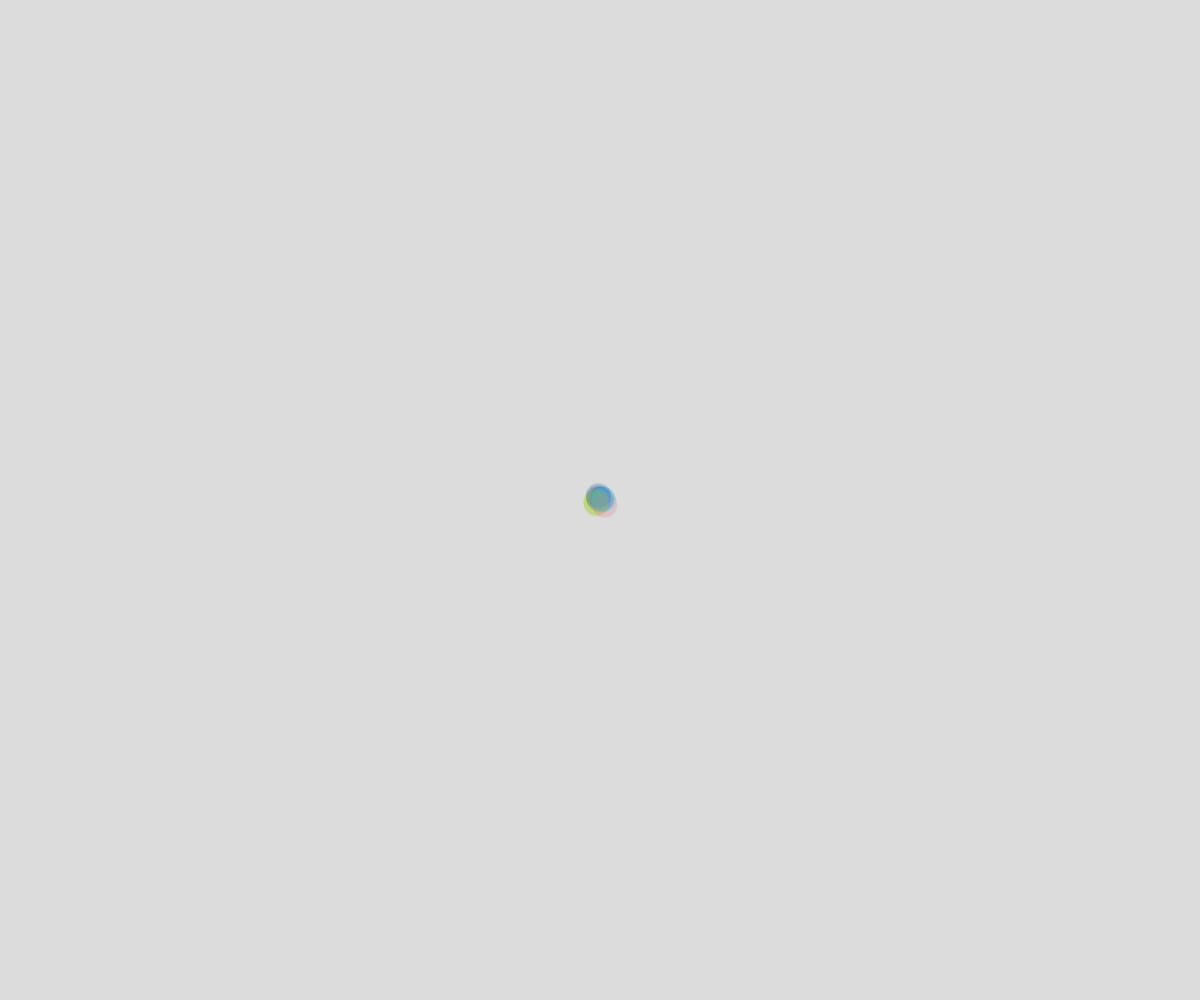
Frame 1 (no input)
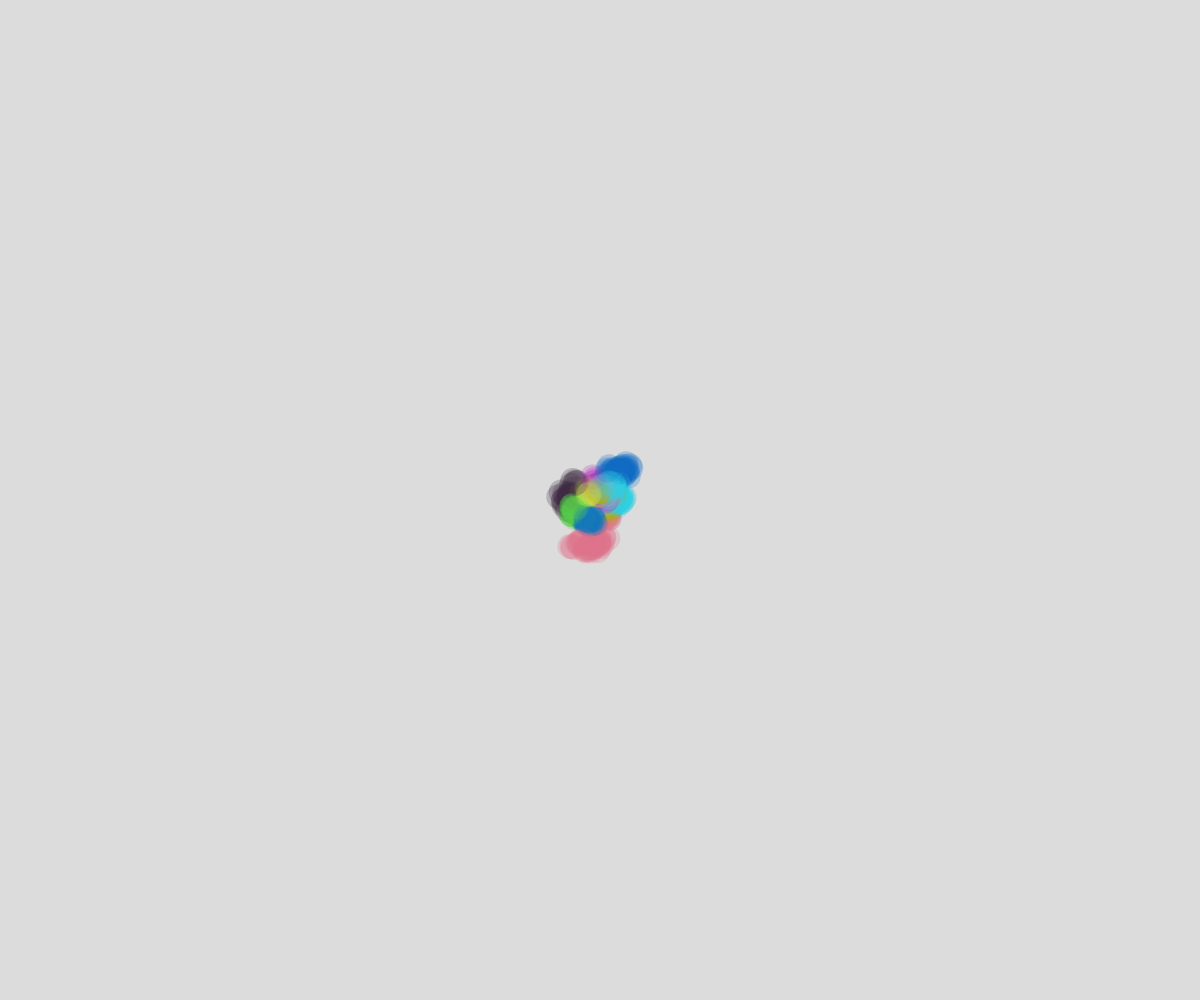
Frame 60 (no input)
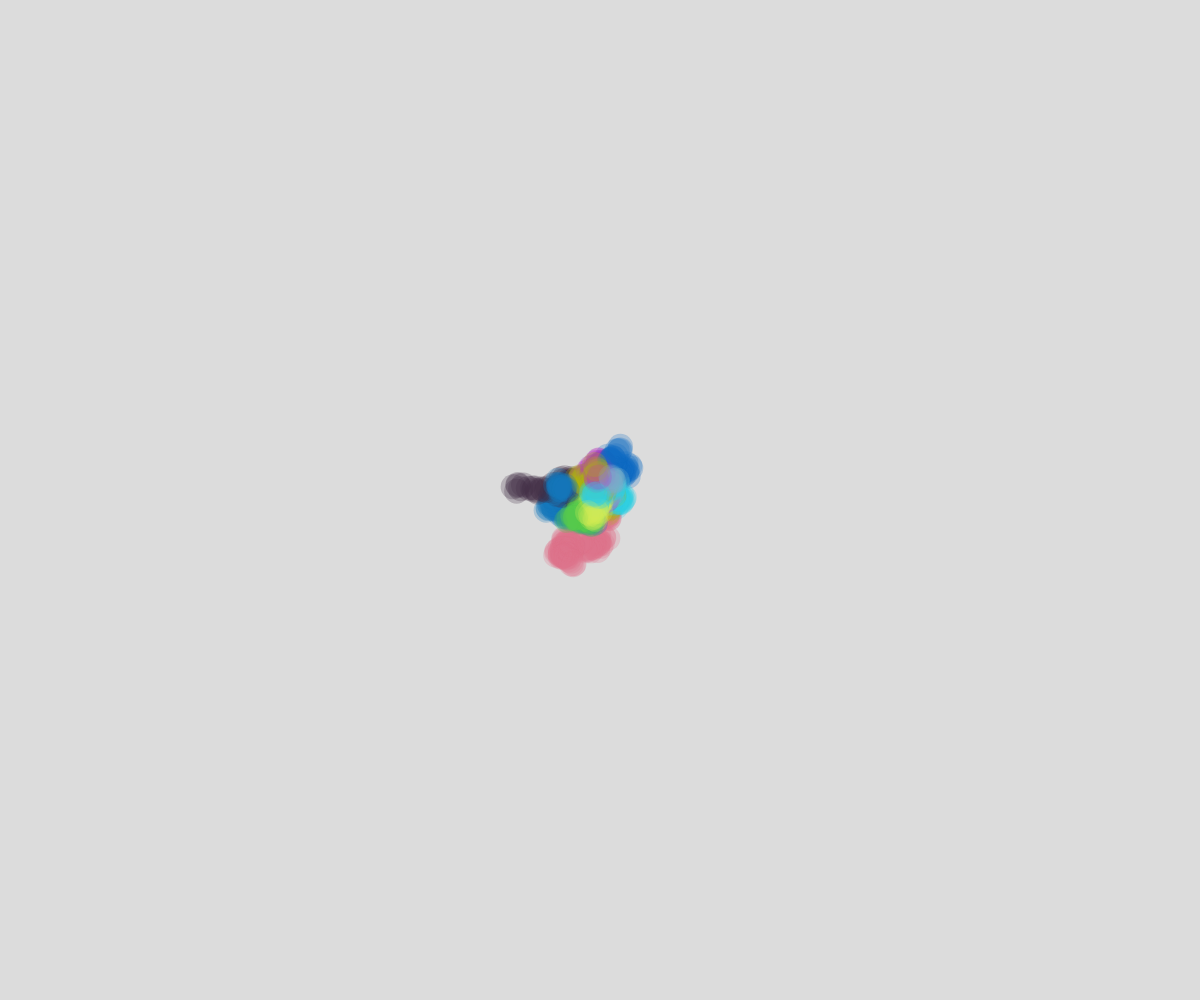
Frame 120 (the mouse pressed at the canvas centre since frame 60)

The p5.js sketch that drew these frames (run headless with seeded random() and noise() and a simulated clock; from frame 60 on, the mouse is pressed at the canvas centre):

// p5.js sketch
// ── sketch.js
const AGENT_COUNT = 10;

let agents = [];

function setup() {
  createCanvas(window.innerWidth, window.innerHeight);

  for(let i = 0; i < AGENT_COUNT; i++) {
    agents.push(new Agent());
  }

  background(220);
}

function draw() {
  agents.forEach(agent => {
    agent.update();
    agent.render();
  });
} 
// ── Agent.js
class Agent {
    constructor(
        x = width / 2, 
        y = height / 2,
        speed = 5,
        color = 'rgba(' + Math.floor(random(0,255)) + ', ' + Math.floor(random(0,255)) + ', ' + Math.floor(random(0,255)) + ', 0.25)'
    ) {
        this.x = x;
        this.y = y;
        this.speed = speed;
        this.color = color;
    }

    render() {
        fill(color(this.color));
        noStroke();
        ellipse(this.x, this.y, 25, 25);
    }

    update() {
        this.x += random(-this.speed, this.speed);
        this.x = constrain(this.x, 0, width);
        this.y += random(-this.speed, this.speed);
        this.y = constrain(this.y, 0, height);
    }
}
